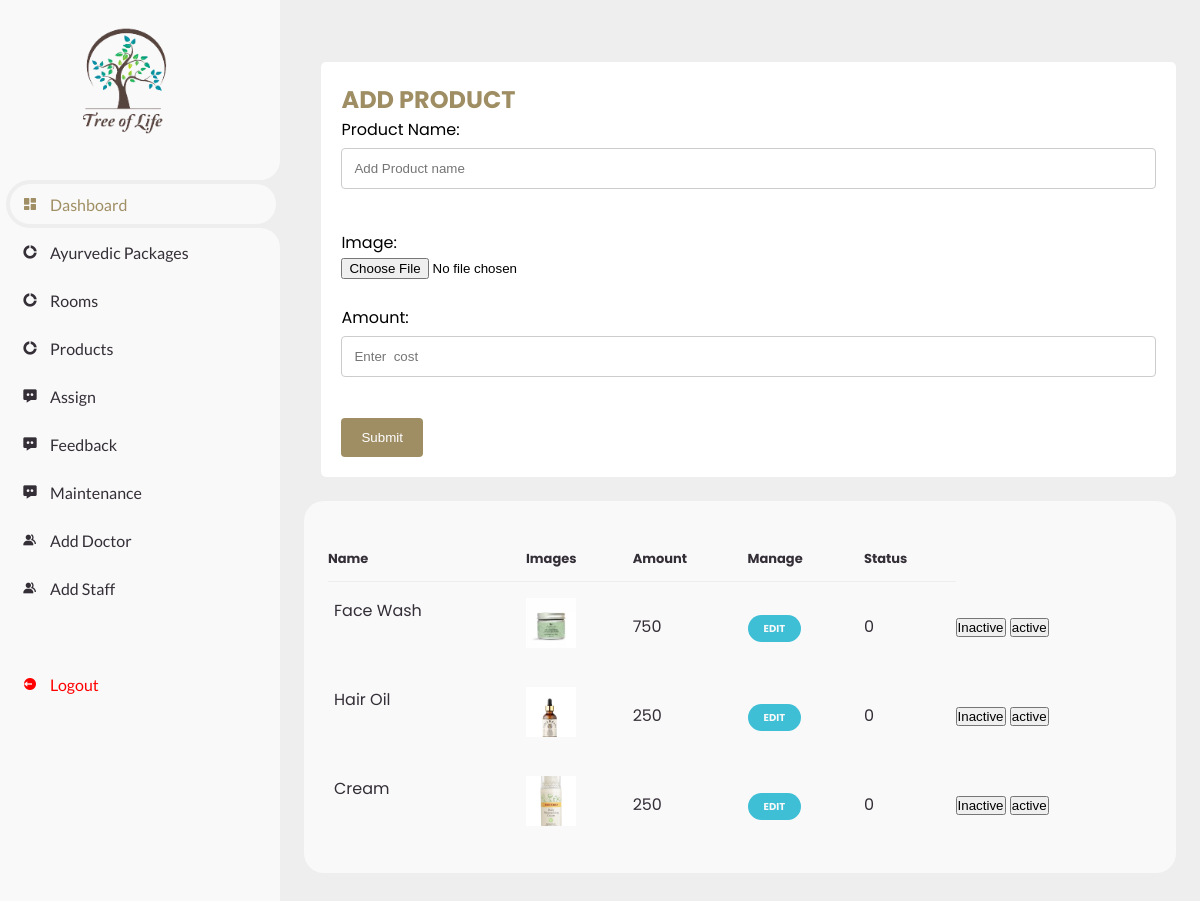
The page /store.php on the database its author committed.
### tables this page shows
CREATE TABLE `tbl_product` (
  `product_id` int(10) NOT NULL,
  `product_name` varchar(50) NOT NULL,
  `product_image` varchar(255) NOT NULL,
  `product_amount` varchar(10) NOT NULL,
  `product_status` int(10) NOT NULL
);

### store.php (the view, shortened to what this page needs)
<!DOCTYPE html>
<html lang="en">
	<head>
		<link href='https://unpkg.com/boxicons@2.0.9/css/boxicons.min.css' rel='stylesheet'>
		<link rel="stylesheet" href="css/dashboard.css">
	</head>
	<body>
		<section id="sidebar">
			<a href="#" class="brand">
				<br><br>
			<img src="images/logo.png"  height="200" width="250"  align="left">
			</a>
			<ul class="side-menu top">
				<li class="active">
					<a href="admin.php">
						<i class='bx bxs-dashboard' ></i>
						<span class="text">Dashboard</span>
					</a>
				</li>
				<li>
					<a href="treatment.php">
						<i class='bx bxs-doughnut-chart' ></i>
						<span class="text">Ayurvedic Packages</span>
					</a>
				</li>
				<li>
					<a href="rooms.php">
						<i class='bx bxs-doughnut-chart' ></i>
						<span class="text">Rooms</span>
					</a>
				</li>
				<li>
					<a href="store.php">
						<i class='bx bxs-doughnut-chart' ></i>
						<span class="text">Products</span>
					</a>
				</li>
                <li>
					<a href="assign.php">
						<i class='bx bxs-message-dots' ></i>
						<span class="text">Assign</span>
					</a>
				</li>
                <li>
					<a href="viewfeedback.php">
						<i class='bx bxs-message-dots' ></i>
						<span class="text">Feedback</span>
					</a>
				</li>
                <li>
					<a href="viewmaintenance.php">
						<i class='bx bxs-message-dots' ></i>
						<span class="text">Maintenance</span>
					</a>
				</li>
				<li>
					<a href="adddoctor.php">
						<i class='bx bxs-group' ></i>
						<span class="text">Add Doctor</span>
					</a>
				</li>
                <li>
					<a href="addstaff.php">
						<i class='bx bxs-group' ></i>
						<span class="text">Add Staff</span>
					</a>
				</li>
			</ul>
			<ul class="side-menu">
				<li>
					<a href="login.php" class="logout">
						<i class='bx bxs-log-out-circle' ></i>
						<span class="text">Logout</span>
					</a>
				</li>
			</ul>
		</section>
		<section id="content">
			<main>
				<table>
            	    <div class="container">
					  <h2 style="color: #9f8e64;">ADD PRODUCT</h2>
  						<form method="POST" action="#" onsubmit="return validate();" enctype="multipart/form-data">
  							<label>Product Name:</label>
	    					<input type="text" id="name" name="name" placeholder="Add Product name">
							<br>
							<label>Image:</label><br>
							<input type="file" id="image" name="image"size="200KB" accept="image/gif,image/jpg,image/JPG, image/jpeg, image/x-ms-bmp, image/x-png"  >
    						<br><br>
							<label>Amount:</label>
							<input type="text" id="amount" name="amount" placeholder="Enter  cost">
							<br>
							<input type="submit"name="submit" id="mysubmit" value="Submit">
						</form>
					</div>
				</table>
				<div class="table-data">
					<div class="order">
						<table>
							<thead>
								<tr>
									<th>Name</th>
									<th>Images</th>
									<th>Amount</th>
									<th>Manage</th>
									<th>Status</th>
								</tr>
							</thead>
							<tbody>
								<?php
		  							include('dbconnect.php');
		  					 		$query="SELECT * FROM tbl_product";
									$data = mysqli_query($con,$query);
									while($res=mysqli_fetch_assoc($data))
									{
								?>
								<tr>
									<td><p><?php echo $res['product_name'];?></p></td>
									<td><img src="images/<?php echo $res['product_image'];?>" width="50px" height="50px"></td>
									<td><p><?php echo $res['product_amount'];?></p></td>
									<td><a href="editpdt.php?edit_id=<?php echo $res['product_id']; ?>"><span style="background-color:rgb(62, 191, 214);" class="status completed">EDIT</span></a>
									</td>
									<td><?php echo $res['product_status'];?></td>
								<td><a href="inactivepdt.php?aaa=<?php echo $res['product_id'];?>"><input type="button" value="Inactive">
  								<a href="activepdt.php?bbb=<?php echo $res['product_id'];?>"><input type="button" value="active"></td>
								</tr>
								<?php
								}
								?>
							</tbody>
						</table>
					</div>
				</div>
			</main>
		</section>
	</body>
</html>

### css/dashboard.css (style rules this page uses)
* { margin: 0; padding: 0; box-sizing: border-box; }
a { text-decoration: none; }
li { list-style: none; }
:root { --poppins: 'Poppins', sans-serif; --lato: 'Lato', sans-serif; --light: #F9F9F9; --blue: hsl(43, 24%, 51%); --grey: #eee; --dark-grey: #AAAAAA; --dark: #342E37; --red: #ff0000; --yellow: #9f8e64; --orange: #9f8e64; }
html { overflow-x: hidden; }
body { background: var(--grey); overflow-x: hidden; }
.container { border-radius: 5px; background-color: white; padding: 20px; margin-left:2%; margin-top:3%; }
input[type=text], input[type=email], input[type=password], select, textarea { width: 100%; padding: 12px; border: 1px solid #ccc; border-radius: 4px; box-sizing: border-box; margin-top: 6px; margin-bottom: 16px; resize: vertical; }
input[type=submit] { background-color: #9f8e64; color: white; padding: 12px 20px; border: none; border-radius: 4px; cursor: pointer; }
#sidebar { position: fixed; top: 0; left: 0; width: 280px; height: 100%; background: var(--light); z-index: 2000; font-family: var(--lato); transition: .3s ease; overflow-x: hidden; scrollbar-width: none; }
#sidebar .brand { font-size: 24px; font-weight: 700; height: 56px; display: flex; align-items: center; color: var(--blue); margin-top: 20%; top: 0; left: 0; background: var(--light); z-index: 500; padding-bottom: 20px; box-sizing: content-box; }
#sidebar .side-menu { width: 100%; margin-top: 48px; }
#sidebar .side-menu li { height: 48px; background: transparent; margin-left: 6px; border-radius: 48px 0 0 48px; padding: 4px; }
#sidebar .side-menu li.active { background: var(--grey); position: relative; }
#sidebar .side-menu li.active::before { content: ''; position: absolute; width: 40px; height: 40px; border-radius: 50%; top: -40px; right: 0; box-shadow: 20px 20px 0 var(--grey); z-index: -1; }
#sidebar .side-menu li.active::after { content: ''; position: absolute; width: 40px; height: 40px; border-radius: 50%; bottom: -40px; right: 0; box-shadow: 20px -20px 0 var(--grey); z-index: -1; }
#sidebar .side-menu li a { width: 100%; height: 100%; background: var(--light); display: flex; align-items: center; border-radius: 48px; font-size: 16px; color: var(--dark); white-space: nowrap; overflow-x: hidden; }
#sidebar .side-menu.top li.active a { color: var(--blue); }
#sidebar .side-menu li a.logout { color: var(--red); }
#sidebar .side-menu li a .bx { min-width: calc(60px - ((4px + 6px) * 2)); display: flex; justify-content: center; }
#content { position: relative; width: calc(100% - 280px); left: 280px; transition: .3s ease; }
#content main { width: 100%; padding: 36px 24px; font-family: var(--poppins); max-height: calc(100vh - 56px); overflow-y: auto; }
#content main .table-data { display: flex; flex-wrap: wrap; grid-gap: 24px; margin-top: 24px; width: 100%; color: var(--dark); }
#content main .table-data > div { border-radius: 20px; background: var(--light); padding: 24px; overflow-x: auto; }
#content main .table-data .order { flex-grow: 1; flex-basis: 500px; }
#content main .table-data .order table { width: 100%; border-collapse: collapse; }
#content main .table-data .order table th { padding-bottom: 12px; font-size: 13px; text-align: left; border-bottom: 1px solid var(--grey); }
#content main .table-data .order table td { padding: 16px 0; }
#content main .table-data .order table tr td:first-child { display: flex; align-items: center; grid-gap: 12px; padding-left: 6px; }
#content main .table-data .order table td img { width: 50px; height: 50px; object-fit: cover; }
#content main .table-data .order table tr td .status { font-size: 10px; padding: 6px 16px; color: var(--light); border-radius: 20px; font-weight: 700; }
#content main .table-data .order table tr td .status.completed { background: var(--blue); }

### rows shown on the page
tbl_product: product_name "Face Wash", product_image (picture), product_amount "750", product_status "0"
tbl_product: product_name "Hair Oil", product_image (picture), product_amount "250", product_status "0"
tbl_product: product_name "Cream", product_image (picture), product_amount "250", product_status "0"
